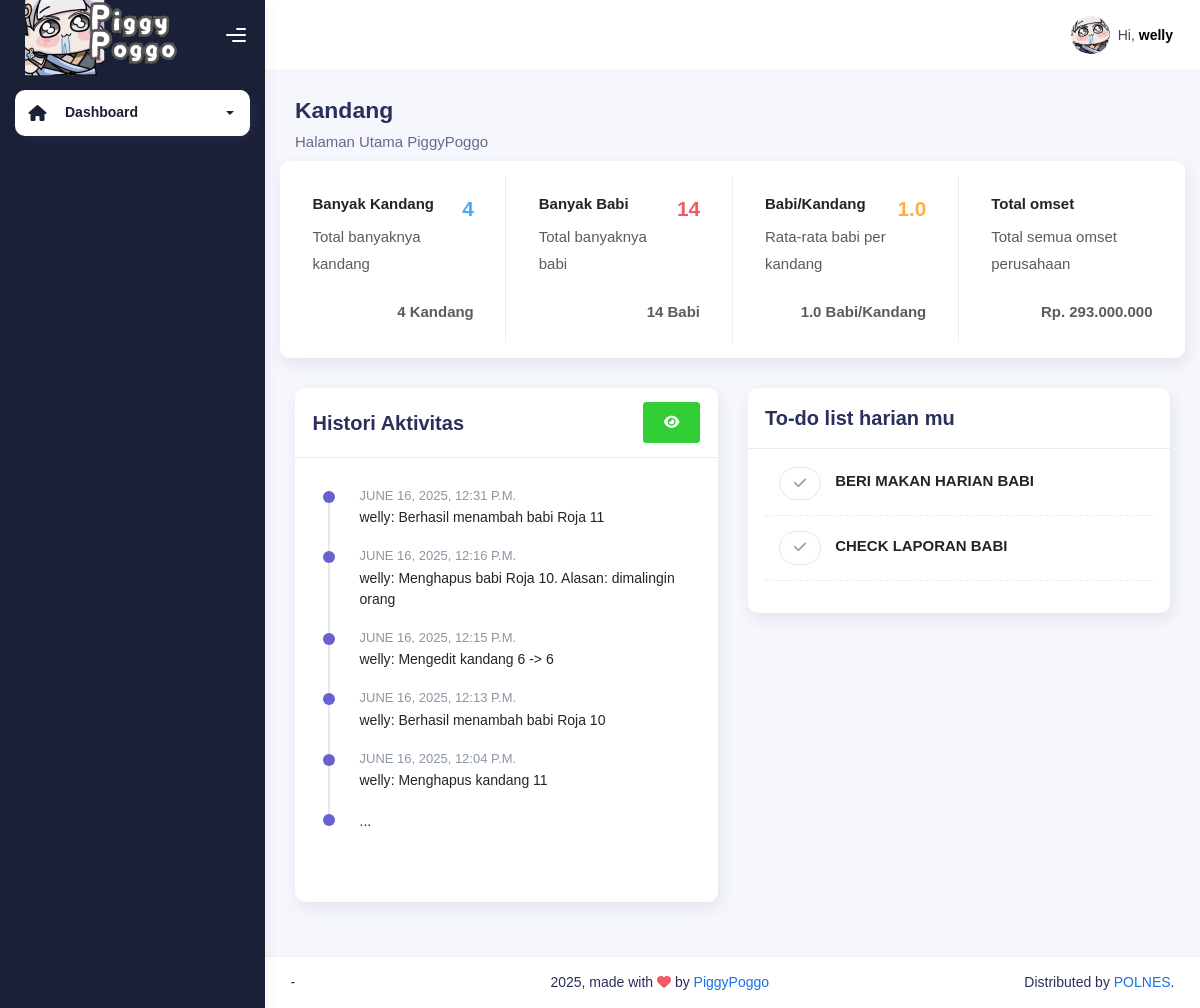
Before: /dashboard (signed in) with the older database file.
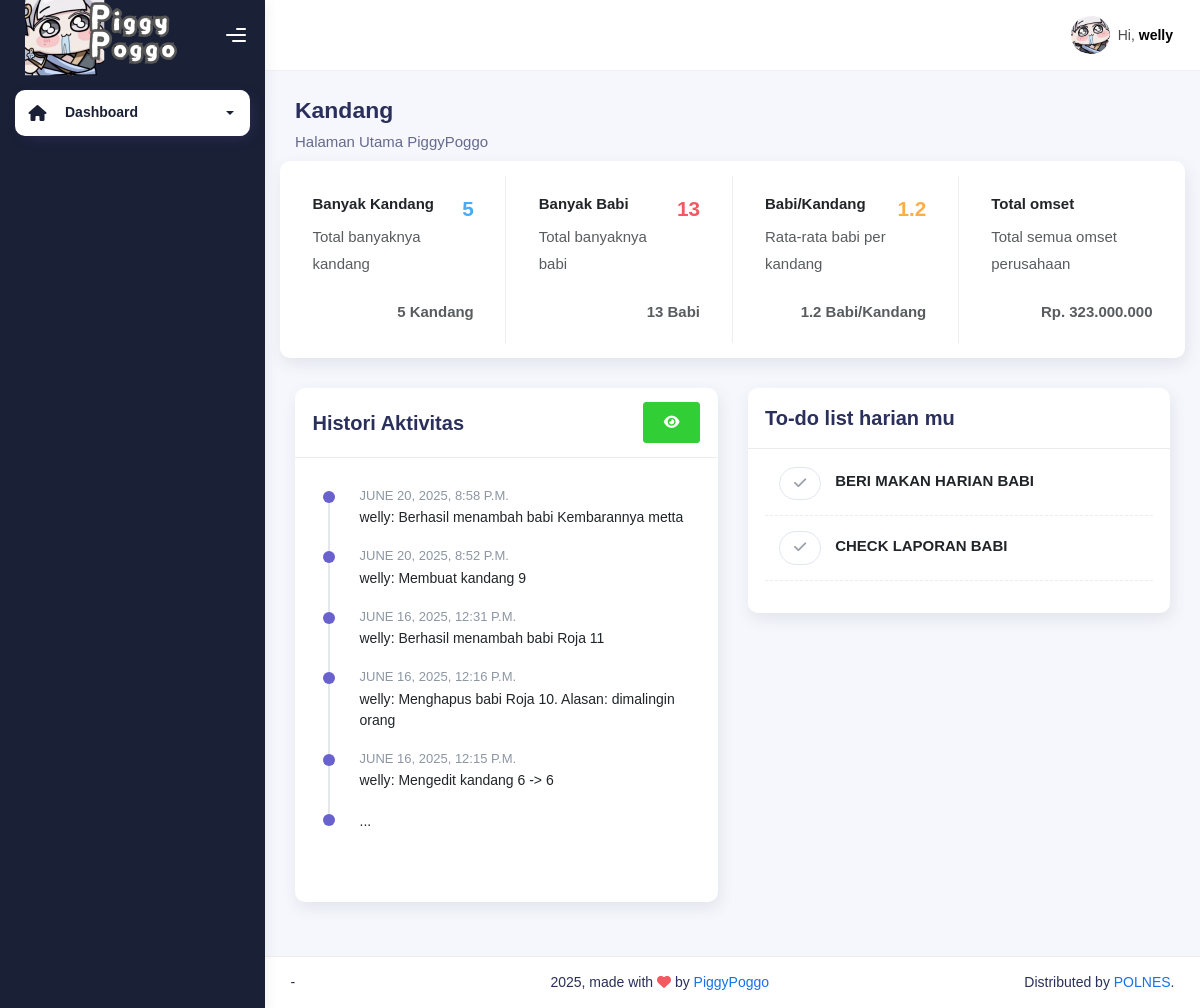
After: the same page with the newer database file.
### piggypoggo_app/models.py (models this page shows, shortened)
class Riwayat(models.Model):
    riwayat = models.TextField(null=True, blank=True)
    tanggal = models.DateTimeField(auto_now_add=True)
    user_profile = models.ForeignKey(UserProfile, null=True, blank=True, on_delete=models.SET_NULL)
    def __str__(self):
        return f'{self.riwayat}'

class UserProfile(models.Model):
    LEVEL_USER = [
        (1, "Operator"),
        (2, "Admin"),
    ]
    user = models.OneToOneField(User, on_delete=models.CASCADE)
    level = models.IntegerField(choices=LEVEL_USER, default=1)

class DailyDetail(models.Model):
    daily = models.ForeignKey(Daily, null=True, blank=True, on_delete=models.CASCADE)
    nama_daily = models.CharField(max_length=50, null=True, blank=True)
    last_check = models.DateField()
    @property
    def get_status(self):
        if self.last_check < date.today():
            return "Belum"
        else:
            return "Sudah"

### piggypoggo_app/views.py (the view)
# urls.py: path('dashboard', views.dashboard, name="dashboard"),
@login_required
@status_required([1, 2])
def dashboard(request):
    user_profile = UserProfile.objects.get(user=request.user)
    all_riwayats = Riwayat.objects.all().order_by('-pk')
    paginator = Paginator(all_riwayats, 5)
    all_kandang_count = Kandang.objects.all().count()
    all_babi_count = Babi.objects.filter(terjual=False).count()
    babi_per_kandang = Kandang.objects.annotate(babi_count=Count('babi'))
    average_babi_per_kandang = babi_per_kandang.aggregate(avg=Avg('babi_count'))['avg'] or 0
    omset_full = Nota.objects.all().aggregate(total_semua=Sum('total_harga'))['total_semua'] or 0
    omset_full = format_number(omset_full)
    daily = Daily.objects.filter(user=user_profile).first()
    dailies = DailyDetail.objects.filter(daily=daily)
    if request.method == 'POST':
        check_id = request.POST.get('daily')
        daily_detail = DailyDetail.objects.get(pk=check_id)
        daily_detail.last_check = date.today()
        daily_detail.save()
        return redirect('dashboard')
    context = {
        'on': 'utama',
        'all_riwayats': paginator.get_page(1),
        'all_kandang_count': all_kandang_count,
        'all_babi_count': all_babi_count,
        'average_babi_per_kandang': round(average_babi_per_kandang, 2),
        'omset_full': omset_full,
        'dailies': dailies,
    }
    return render(request, 'dashboard.html', context)

### piggypoggo_app/views.py (called while the page is built)
def format_number(value):
    try:
        value = int(value)
        return "{:,}".format(value).replace(",", ".")
    except:
        return value

### piggypoggo_app/templates/dashboard.html (shortened to what the changed rows need)
{% extends "base-dashboard.html" %} {% load static %}
{% block content %}
<div class="container">
  <div class="page-inner">
    <div class="row row-card-no-pd">
      <div class="col-12 col-sm-6 col-md-6 col-xl-3">
        <div class="card">
          <div class="card-body">
            <div class="d-flex justify-content-between">
              <div>
                <h6><b>Banyak Kandang</b></h6>
                <p class="text-muted">Total banyaknya kandang</p>
              </div>
              <h4 class="text-info fw-bold">{{ all_kandang_count }}</h4>
            </div>
            <div class="d-flex justify-content-between mt-2">
              <p class="text-muted mb-0">
                <b>{{ all_kandang_count }} Kandang</b>
              </p>
            </div>
          </div>
        </div>
      </div>
      <div class="col-12 col-sm-6 col-md-6 col-xl-3">
        <div class="card">
          <div class="card-body">
            <div class="d-flex justify-content-between">
              <div>
                <h6><b>Banyak Babi</b></h6>
                <p class="text-muted">Total banyaknya babi</p>
              </div>
              <h4 class="text-danger fw-bold">{{ all_babi_count }}</h4>
            </div>
            <div class="d-flex justify-content-between mt-2">
              <p class="text-muted mb-0">
                <b>{{ all_babi_count }} Babi</b>
              </p>
            </div>
          </div>
        </div>
      </div>
      <div class="col-12 col-sm-6 col-md-6 col-xl-3">
        <div class="card">
          <div class="card-body">
            <div class="d-flex justify-content-between">
              <div>
                <h6><b>Babi/Kandang</b></h6>
                <p class="text-muted">Rata-rata babi per kandang</p>
              </div>
              <h4 class="text-warning fw-bold">{{ average_babi_per_kandang }}</h4>
            </div>
            <div class="d-flex justify-content-between mt-2">
              <p class="text-muted mb-0">
                <b>{{ average_babi_per_kandang }} Babi/Kandang</b>
              </p>
            </div>
          </div>
        </div>
      </div>
      <div class="col-12 col-sm-6 col-md-6 col-xl-3">
        <div class="card">
          <div class="card-body">
            <div class="d-flex justify-content-between mt-2">
              <p class="text-muted mb-0"><b>Rp. {{ omset_full }}</b></p>
            </div>
          </div>
        </div>
      </div>
    </div>
    <div class="row">
      <div class="col-md-6">
        <div class="card">
          <div class="card-body">
            <ol class="activity-feed">
              {% for riwayat in all_riwayats %}
              <li class="feed-item feed-item-secondary">
                <time class="date" datetime="">{{ riwayat.tanggal }}</time>
                <span class="text">
                  {{ riwayat.user_profile.user.username }}: {{ riwayat }}
                </span>
              </li>
              {% endfor %}
            </ol>
          </div>
        </div>
      </div>
      <div class="col-md-6">
        <div class="card">
          <div class="card-body">
            {% if dailies %}
            {% for daily in dailies %}
            <div class="d-flex align-items-center ms-3">
              <div class="selectgroup selectgroup-pills me-2">
                <form method="POST">
                  <label class="selectgroup-item mb-0">
                    <span class="selectgroup-button">
                      <i class="fas fa-check"></i>
                    </span>
                  </label>
                </form>
              </div>
              <h6 class="text-uppercase fw-bold mb-1 mb-0">
                {{ daily.nama_daily }}
                <span class="text-warning ps-3"></span>
              </h6>
            </div>
            <div class="separator-dashed"></div>
            {% endfor %}
            {% else %}
            <div class="d-flex align-items-center ms-3">
              <h6 class="text-uppercase fw-bold mb-1 mb-0">Tidak ada daily</h6>
            </div>
            {% endif %}
          </div>
        </div>
      </div>
    </div>
  </div>
</div>
{% endblock content %}

Changed rows visible on the page:
no longer on this page (row unchanged): Riwayat: tanggal "JUNE 16, 2025, 12:13 P.M.", user_profile.user.username "welly", riwayat "Berhasil menambah babi Roja 10"
no longer on this page (row unchanged): Riwayat: tanggal "JUNE 16, 2025, 12:04 P.M.", user_profile.user.username "welly", riwayat "Menghapus kandang 11"
added Riwayat: tanggal "JUNE 20, 2025, 8:58 P.M.", user_profile.user.username "welly", riwayat "Berhasil menambah babi Kembarannya metta"
added Riwayat: tanggal "JUNE 20, 2025, 8:52 P.M.", user_profile.user.username "welly", riwayat "Membuat kandang 9"
Other visible differences:
{{ all_kandang_count }}: "4" → "5"
{{ all_babi_count }}: "14" → "13"
{{ average_babi_per_kandang }}: "1.0" → "1.2"
{{ omset_full }}: "293.000.000" → "323.000.000"
